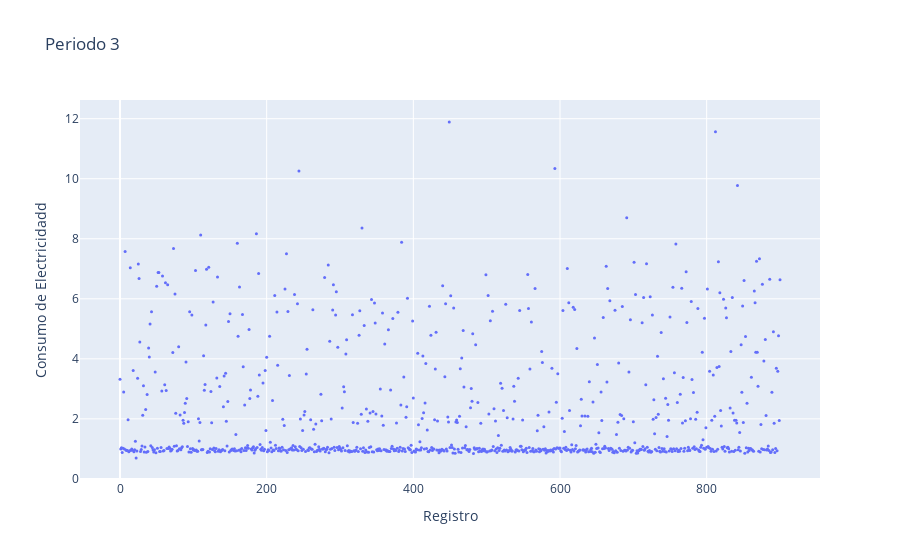

Notebook code cell kept with this figure:
### Markdown cell above
No hay periodicidad.
### Periodo 3

### Code cell
# Crea la figura
fig = go.Figure()

# Añade el gráfico de dispersión
fig.add_trace(go.Scatter(
    x=[int(i) for i in range(consumo_periodo3.shape[0])], 
    y=consumo_periodo3, 
    mode='markers', 
    marker=dict(size=3),
    name='Consumo'
))

# Configura el diseño de la figura
fig.update_layout(
    title='Periodo 3',
    xaxis=dict(title='Registro'),
    yaxis=dict(title='Consumo de Electricidadd')
)

# Muestra la figura
fig.show()

### Figure 1 — Plotly figure (JSON) as saved in the notebook; plotly's stock layout.template omitted (floating-point values rounded to 4 significant figures; data arrays with more than 128 entries replaced by an {"elided": "..."} marker saying what was removed)
{"data": [{"marker": {"size": 3}, "mode": "markers", "name": "Consumo", "type": "scatter", "x": {"elided": "901 int values"}, "y": {"elided": "901 float values"}}], "layout": {"title": {"text": "Periodo 3"}, "xaxis": {"title": {"text": "Registro"}}, "yaxis": {"title": {"text": "Consumo de Electricidadd"}}}}
